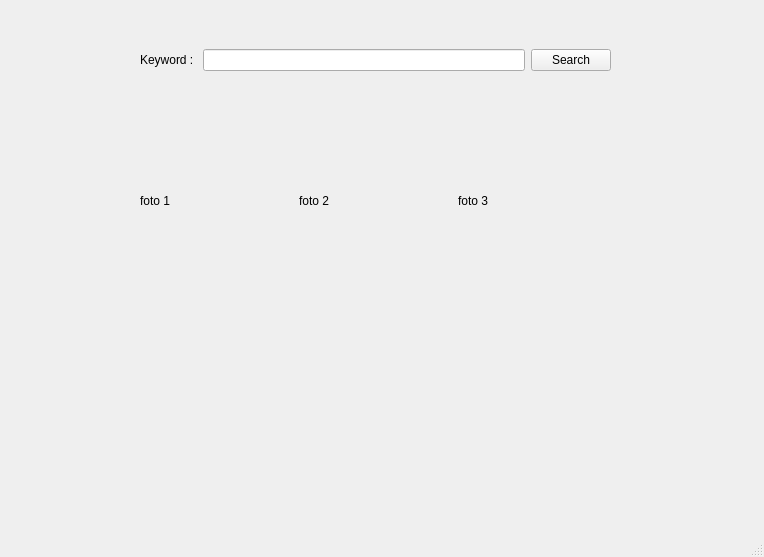
<?xml version="1.0" encoding="UTF-8"?>
<ui version="4.0">
 <class>MainWindow</class>
 <widget class="QMainWindow" name="MainWindow">
  <property name="geometry">
   <rect>
    <x>0</x>
    <y>0</y>
    <width>764</width>
    <height>557</height>
   </rect>
  </property>
  <property name="windowTitle">
   <string>MainWindow</string>
  </property>
  <widget class="QWidget" name="centralwidget">
   <widget class="QWidget" name="horizontalLayoutWidget">
    <property name="geometry">
     <rect>
      <x>140</x>
      <y>20</y>
      <width>471</width>
      <height>80</height>
     </rect>
    </property>
    <layout class="QHBoxLayout" name="horizontalLayout">
     <item>
      <widget class="QLabel" name="lblKeyword">
       <property name="text">
        <string>Keyword : </string>
       </property>
      </widget>
     </item>
     <item>
      <widget class="QLineEdit" name="tbxKeyword"/>
     </item>
     <item>
      <widget class="QPushButton" name="btnSearch">
       <property name="text">
        <string>Search</string>
       </property>
      </widget>
     </item>
    </layout>
   </widget>
   <widget class="QWidget" name="horizontalLayoutWidget_2">
    <property name="geometry">
     <rect>
      <x>140</x>
      <y>130</y>
      <width>471</width>
      <height>141</height>
     </rect>
    </property>
    <layout class="QHBoxLayout" name="horizontalLayout_2">
     <item>
      <widget class="QLabel" name="lbl1">
       <property name="text">
        <string>foto 1</string>
       </property>
      </widget>
     </item>
     <item>
      <widget class="QLabel" name="lbl2">
       <property name="text">
        <string>foto 2</string>
       </property>
      </widget>
     </item>
     <item>
      <widget class="QLabel" name="lbl3">
       <property name="text">
        <string>foto 3</string>
       </property>
      </widget>
     </item>
    </layout>
   </widget>
  </widget>
  <widget class="QMenuBar" name="menubar">
   <property name="geometry">
    <rect>
     <x>0</x>
     <y>0</y>
     <width>764</width>
     <height>26</height>
    </rect>
   </property>
  </widget>
  <widget class="QStatusBar" name="statusbar"/>
 </widget>
 <resources/>
 <connections/>
</ui>
